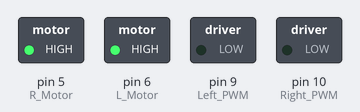
The sketch below on a simulated Arduino Uno, built with avr-gcc and run on an emulated ATmega328P. On the bench: switched loads named in the sketch (green lamp = pin HIGH).

Above: at 0.1 s.
At 6.1 s:
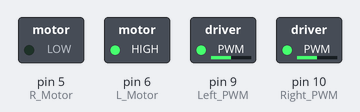
At 11.1 s:
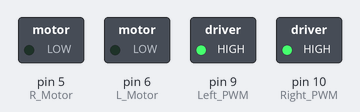
At 17.1 s:
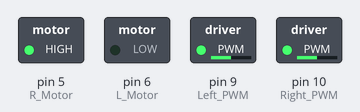
At 37.1 s:
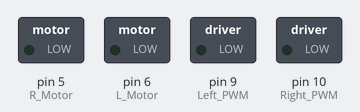
Timing chart, 0 to 38.6 s (numbered marks = the images above):
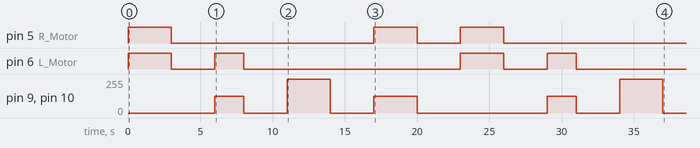

The sketch:

SIMBOT_motors.ino
```cpp
//****************Code Developed by Muneeb RDE BrainSwarm****************//

/*Pulse Width Modulation PWM
5v
0% duty cycle---- 0=5v
25% duty cycle---- 64=4v
50% duty cycle---- 127=2.5v
75% duty cycle---- 191=1v
100% duty cycle---- 255=0v
*/
/*0v
0% duty cycle---- 0=0v
25% duty cycle---- 64=1v
50% duty cycle---- 127=2.5v
75% duty cycle---- 191=4v
100% duty cycle---- 255=5v
*/

//Left and right Motor Enable Pins
int R_Motor=5;
int L_Motor=6;

// PWM Pins for Left and Right Motors
int Right_PWM = 10;
int Left_PWM = 9;

int F_race = 0;//0 max
int R_race=255;// 255 max
#define Forward 1
#define Reverse 0

void setup()
{
  // put your setup code here, to run once:
pinMode(R_Motor,OUTPUT);
pinMode(L_Motor,OUTPUT);
pinMode(Right_PWM,OUTPUT);
pinMode(Left_PWM,OUTPUT);
}

void loop()
{
  // put your main code here, to run repeatedly:
forward();
delay(3000);
Stop();
delay(3000);

right();
delay(2000);
Stop();
delay(3000);

reverse();
delay(3000);
Stop();
delay(3000);

left();
delay(3000);
Stop();
delay(3000);
}


//Forward------Left----Right---Reverse--Functions---

//For turning the motor weels in a forward direction
void forward()
{
  //Turning right weels
digitalWrite(R_Motor, Forward);
analogWrite(Right_PWM,F_race);//0 max----255 min
//Turning left weels
digitalWrite(L_Motor, Forward);
analogWrite(Left_PWM,F_race);
}

//For turning the motor weels in a reverse direction
void reverse()
{
  //Turning right weels
digitalWrite(R_Motor, Reverse);
analogWrite(Right_PWM,R_race);//255 max----0 min
//Turning left weels
digitalWrite(L_Motor,Reverse);
analogWrite(Left_PWM,R_race);
}
//For stopping the rotation of both left and right weels
void Stop()
{
 digitalWrite(R_Motor, Reverse);
analogWrite(Right_PWM,0);//255 max----0 min
//Turning left weels
digitalWrite(L_Motor,Reverse);
analogWrite(Left_PWM,0);
}
//For rotating the motors in the rightward direction
void right()
{
  //Turning right weels
digitalWrite(R_Motor, Reverse);
analogWrite(Right_PWM,127);//127=50% duty cycle=2.5v
//Turning left weels
digitalWrite(L_Motor, Forward);
analogWrite(Left_PWM,127);
}
//For rotating the motors in the leftward direction
void left()
{
  //Turning right weels
digitalWrite(R_Motor, Forward);
analogWrite(Right_PWM,127);//127=50% duty cycle=2.5v
//Turning left weels
digitalWrite(L_Motor, Reverse);
analogWrite(Left_PWM,127);
}
```

Measured:
- by itself, pin 5 (R_Motor): goes HIGH 3.0 s, LOW 14.0 s, HIGH 3.0 s, LOW 3.0 s, HIGH 3.0 s, then LOW
- by itself, pin 6 (L_Motor): LOW → HIGH at 0.00 s, → LOW 3.0 s later, → HIGH 3.0 s later, → LOW 2.0 s later, … (8 changes in this stretch)
- by itself, pin 9 (Left_PWM), pin 10 (Right_PWM): 0/255 → 127/255 at 6.0 s, → 0/255 2.0 s later, → 255/255 3.0 s later, → 0/255 3.0 s later, … (10 changes in this stretch)
